Frame 1 (no input): blank canvas, image omitted
Frame 60 (the mouse pressed at the canvas centre just before this capture): blank canvas, image omitted
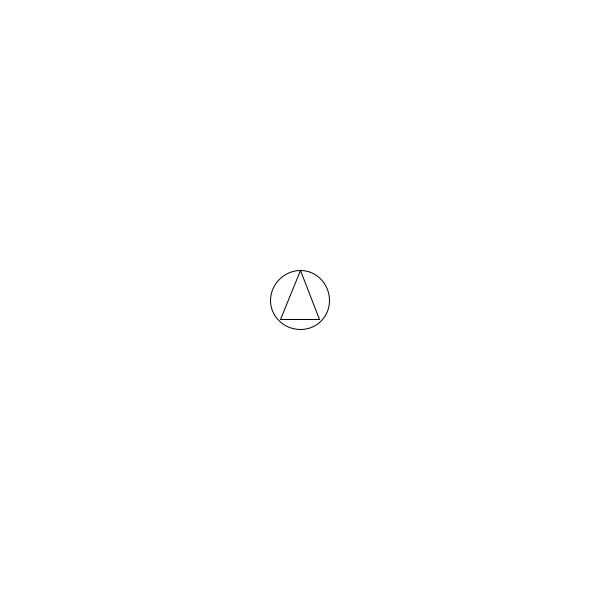
Frame 120 (the mouse held since frame 60 and released just before this capture)

The Processing sketch whose frames 1 and 60 were blank and that drew this single picture after the mouse press (run headless with seeded random() and noise(); from frame 60 on, the mouse is pressed at the canvas centre):

// Processing sketch: Question5_Array_List_part_1
// ── Question5_Array_List_part_1.pde
ArrayList <Shape> shapes = new ArrayList<Shape>(); 

void setup(){
  size(600, 600); 
}

void draw(){
  background(255); 

  for(int i = 0; i<shapes.size(); i++){
    Shape s =   shapes.get(i); 
    s.display(); 
  }
}

void mousePressed(){
  shapes.add(new Shape(mouseX, mouseY)); 
}

class Shape{
  float x, y; 
  float size; 
  
  Shape(float _x, float _y){
    x = _x; 
    y = _y; 
    size=random(20,80);
    
  }
  
  void display(){ 
    ellipse(x, y, size, size);  
    triangle(x, y-size/2, x+size/3, y+size/3, x-size/3, y+size/3); 
  }
}
